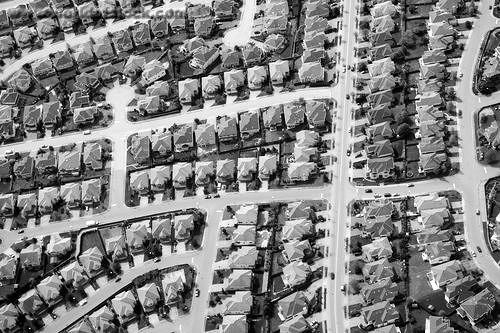
//> input picture Proj1/Question 2/Image1.pgm, 500 x 333 px
$ ./question2 Image1.pgm   (built with g++ and OpenCV 4)
//> lines starting //> are read from the running program, lines starting //| are printed output that depends on the picture
// Aluno: Samuel Venzi Lima Moneiro de Oliveira
// Matricula: 14/0162241

#include "opencv2/imgproc/imgproc.hpp"
#include "opencv2/highgui/highgui.hpp"
#include <iostream>
#include <opencv2/opencv.hpp>
#include <math.h>

int main(int argc, char const *argv[])
{
	cv::Mat src_img, proc_img, proc_img_int;

	src_img = cv::imread(argv[1]);
//> src_img is the input picture: 333 rows x 500 cols, CV_8UC3; min 0, max 255, mean 130.2
	if (!src_img.data)
	{
		std::cout << "Could not open image." << std::endl;
		return -1;
	}

	cv::Mat kernel;

	kernel = (cv::Mat_<float>(3,3) << //definicao do kernel
        -1,  -1, -1,
        -1, 8, -1,
        -1,  -1, -1);

	printf("Debug\n");
	cv::imshow("Source", src_img);
	cv::waitKey(10);
	cv::imshow("Kernel", kernel);
	cv::waitKey(10);


	cv::GaussianBlur(src_img, proc_img_int, cv::Size(3,3), 1); //aplicacao dos filtros
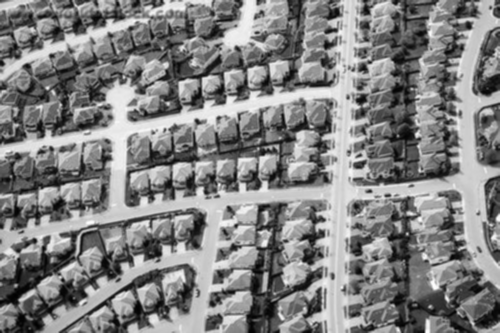
//> proc_img_int: 333 rows x 500 cols, CV_8UC3; min 1, max 253, mean 130.2

	cv::filter2D(proc_img_int, proc_img, -1, kernel);
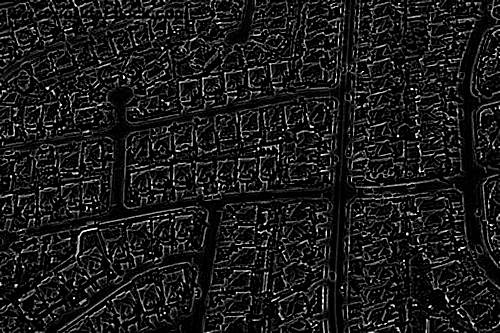
//> proc_img: 333 rows x 500 cols, CV_8UC3; min 0, max 255, mean 26.8

	cv::imshow("Laplacian", proc_img);
	cv::waitKey();


	return 0;
}
